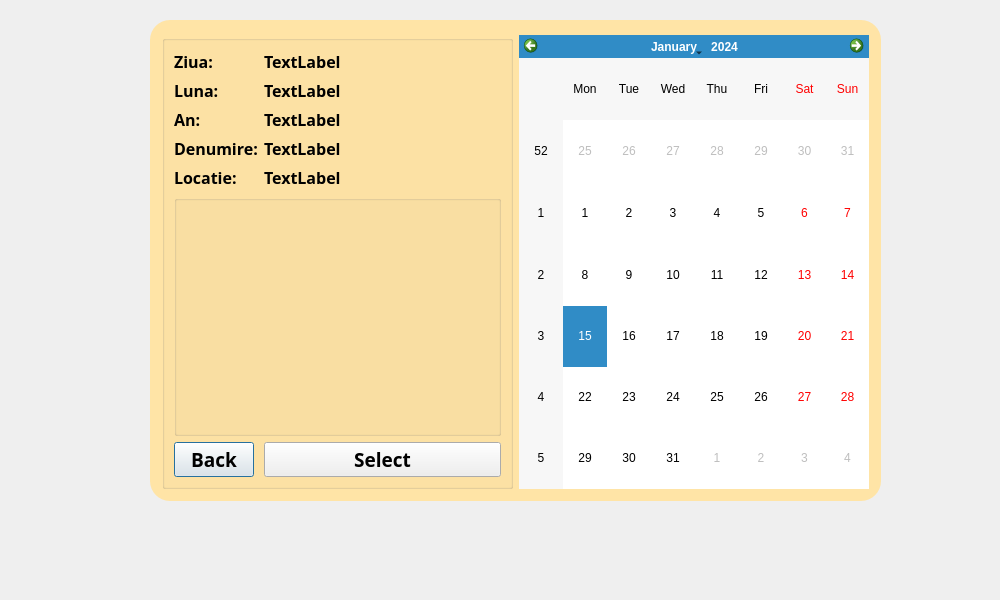
<?xml version="1.0" encoding="UTF-8"?>
<ui version="4.0">
 <class>Campaign</class>
 <widget class="QDialog" name="Campaign">
  <property name="geometry">
   <rect>
    <x>0</x>
    <y>0</y>
    <width>1000</width>
    <height>600</height>
   </rect>
  </property>
  <property name="windowTitle">
   <string>Dialog</string>
  </property>
  <property name="styleSheet">
   <string notr="true">#Campaign{

	border-image: url(:/img/istockphoto-1163775073-612x612.jpg);

}</string>
  </property>
  <property name="locale">
   <locale language="English" country="Germany"/>
  </property>
  <property name="inputMethodHints">
   <set>Qt::ImhNone</set>
  </property>
  <widget class="QGroupBox" name="groupBox">
   <property name="geometry">
    <rect>
     <x>150</x>
     <y>20</y>
     <width>731</width>
     <height>481</height>
    </rect>
   </property>
   <property name="styleSheet">
    <string notr="true">#groupBox{

	background-color: rgb(255, 228, 166);
border-radius:20px;
}</string>
   </property>
   <property name="title">
    <string/>
   </property>
   <layout class="QHBoxLayout" name="horizontalLayout">
    <item>
     <widget class="QGroupBox" name="groupBox_2">
      <property name="font">
       <font>
        <family>Segoe UI Black</family>
        <pointsize>12</pointsize>
        <bold>true</bold>
       </font>
      </property>
      <property name="title">
       <string/>
      </property>
      <layout class="QFormLayout" name="formLayout">
       <item row="0" column="0">
        <widget class="QLabel" name="LabelZI">
         <property name="font">
          <font>
           <family>Segoe UI Black</family>
           <pointsize>12</pointsize>
           <bold>true</bold>
          </font>
         </property>
         <property name="text">
          <string>Ziua:</string>
         </property>
        </widget>
       </item>
       <item row="0" column="1">
        <widget class="QLabel" name="zi">
         <property name="font">
          <font>
           <family>Segoe UI Black</family>
           <pointsize>12</pointsize>
           <bold>true</bold>
          </font>
         </property>
         <property name="text">
          <string>TextLabel</string>
         </property>
        </widget>
       </item>
       <item row="1" column="0">
        <widget class="QLabel" name="label_4">
         <property name="font">
          <font>
           <family>Segoe UI Black</family>
           <pointsize>12</pointsize>
           <bold>true</bold>
          </font>
         </property>
         <property name="text">
          <string>Luna:</string>
         </property>
        </widget>
       </item>
       <item row="1" column="1">
        <widget class="QLabel" name="luna">
         <property name="font">
          <font>
           <family>Segoe UI Black</family>
           <pointsize>12</pointsize>
           <bold>true</bold>
          </font>
         </property>
         <property name="text">
          <string>TextLabel</string>
         </property>
        </widget>
       </item>
       <item row="2" column="0">
        <widget class="QLabel" name="label_8">
         <property name="font">
          <font>
           <family>Segoe UI Black</family>
           <pointsize>12</pointsize>
           <bold>true</bold>
          </font>
         </property>
         <property name="text">
          <string>An:</string>
         </property>
        </widget>
       </item>
       <item row="2" column="1">
        <widget class="QLabel" name="an">
         <property name="font">
          <font>
           <family>Segoe UI Black</family>
           <pointsize>12</pointsize>
           <bold>true</bold>
          </font>
         </property>
         <property name="text">
          <string>TextLabel</string>
         </property>
        </widget>
       </item>
       <item row="3" column="0">
        <widget class="QLabel" name="label_5">
         <property name="font">
          <font>
           <family>Segoe UI Black</family>
           <pointsize>12</pointsize>
           <bold>true</bold>
          </font>
         </property>
         <property name="text">
          <string>Denumire:</string>
         </property>
        </widget>
       </item>
       <item row="3" column="1">
        <widget class="QLabel" name="denumire">
         <property name="font">
          <font>
           <family>Segoe UI Black</family>
           <pointsize>12</pointsize>
           <bold>true</bold>
          </font>
         </property>
         <property name="text">
          <string>TextLabel</string>
         </property>
        </widget>
       </item>
       <item row="4" column="0">
        <widget class="QLabel" name="label_6">
         <property name="font">
          <font>
           <family>Segoe UI Black</family>
           <pointsize>12</pointsize>
           <bold>true</bold>
          </font>
         </property>
         <property name="text">
          <string>Locatie:</string>
         </property>
        </widget>
       </item>
       <item row="4" column="1">
        <widget class="QLabel" name="locatie">
         <property name="font">
          <font>
           <family>Segoe UI Black</family>
           <pointsize>12</pointsize>
           <bold>true</bold>
          </font>
         </property>
         <property name="text">
          <string>TextLabel</string>
         </property>
        </widget>
       </item>
       <item row="6" column="0">
        <widget class="QPushButton" name="pushButton">
         <property name="font">
          <font>
           <family>Segoe UI Black</family>
           <pointsize>14</pointsize>
           <bold>true</bold>
          </font>
         </property>
         <property name="text">
          <string>Back</string>
         </property>
        </widget>
       </item>
       <item row="6" column="1">
        <widget class="QPushButton" name="pushButton_2">
         <property name="font">
          <font>
           <family>Segoe UI Black</family>
           <pointsize>14</pointsize>
           <bold>true</bold>
          </font>
         </property>
         <property name="text">
          <string>Select</string>
         </property>
        </widget>
       </item>
       <item row="5" column="0" colspan="2">
        <widget class="QGroupBox" name="groupBox_3">
         <property name="sizePolicy">
          <sizepolicy hsizetype="Expanding" vsizetype="Expanding">
           <horstretch>0</horstretch>
           <verstretch>0</verstretch>
          </sizepolicy>
         </property>
         <property name="styleSheet">
          <string notr="true">#groupBox_2{

}</string>
         </property>
         <property name="title">
          <string/>
         </property>
        </widget>
       </item>
      </layout>
     </widget>
    </item>
    <item>
     <widget class="QCalendarWidget" name="calendarWidget"/>
    </item>
   </layout>
  </widget>
 </widget>
 <resources/>
 <connections/>
</ui>
